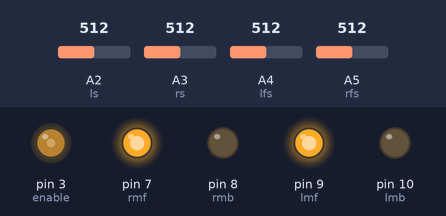
A sketch run on a simulated Arduino Uno, built with avr-gcc and run on an emulated ATmega328P. Parts: output pins drawn as LEDs (lit = HIGH). The test bench sets the inputs (shaded band); at power-on: A2 (ls) = 512, A3 (rs) = 512, A4 (lfs) = 512, A5 (rfs) = 512.

Above: at 0.1 s.
Timing chart, 0 to 1.6 s (numbered marks = the images above):
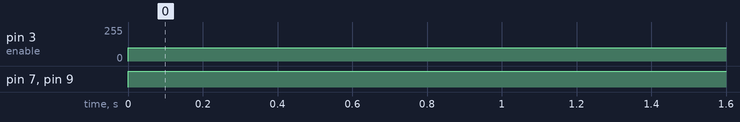

The sketch:

Just_a_line_follow.ino
```cpp
int p,q,r,s;
int rmb = 8;
int rmf = 7;
int lmb = 10;
int lmf = 9;
int enable = 3;
int i;
int lfs = A4;
int rfs = A5;
int ls = A2;
int rs = A3;

void setup(){
  pinMode(lmb,OUTPUT);
  pinMode(lmf,OUTPUT);
  pinMode(rmb,OUTPUT);
  pinMode(rmf,OUTPUT);
  pinMode(enable,OUTPUT);
}

void go_on(){
  digitalWrite(lmf,HIGH);
  digitalWrite(rmf,HIGH);
  digitalWrite(lmb,LOW);
  digitalWrite(rmb,LOW);
  delay(1);
}

void line_follow(){
  p = analogRead(lfs); //Left sensor
  q = analogRead(rfs); //Right sensor
  if(q!=0 && p==0){
    digitalWrite(rmf,HIGH);
    digitalWrite(lmf,LOW);
    digitalWrite(lmb,LOW);
    digitalWrite(rmb,LOW);
    delay(1);
  }
  else if(p!=0 && q==0){
    digitalWrite(rmf,LOW);
    digitalWrite(lmf,HIGH);
    digitalWrite(lmb,LOW);
    digitalWrite(rmb,LOW);
    delay(1);
  }
  else{
    go_on();
    delay(1);
  }
}

void stop_it(){
  for(i=7;i<11;i++){
    digitalWrite(i,LOW);
  }
  delay(1);
}

//A3-Left A2-Right

void junction(){
  int e = analogRead(lfs);
  int f = analogRead(rfs);
  int g = analogRead(ls);
  int h = analogRead(rs);
  if(e==0 && f==0 && g==0 && h==0){
    stop_it();
    delay(5000);
    //left();
  }
}

/*
void left(){
  int count=0;
  int rc=analogRead(A2);
  do{
    if(rc==0){
      count++;
    }
    digitalWrite(rmf,LOW);
    digitalWrite(lmf,HIGH);
    delay(50);
  }while(count < 2);
  do{
    digitalWrite(lmf,HIGH);
    digitalWrite(rmf,LOW);
  }while(rc>0);
}
*/


void loop(){
  analogWrite(enable,100);
  line_follow();
  junction();
}
```

Measured:
- by itself, pin 3 (enable): 0/255 → 100/255 at 0.00 s
- by itself, pin 7 (rmf), pin 9 (lmf): LOW → HIGH at 0.00 s
